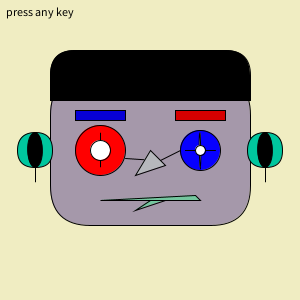
Frame 1 (no input)
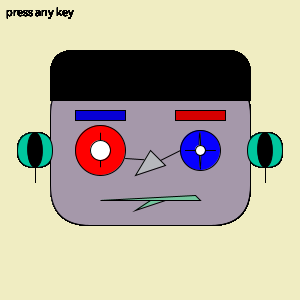
Frame 60 (the mouse pressed at the canvas centre just before this capture)
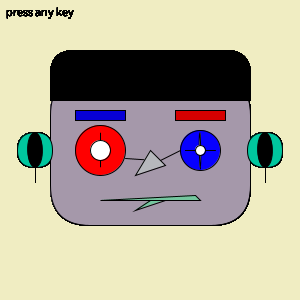
Frame 120 (the mouse held since frame 60 and released just before this capture)

The Processing sketch that drew these frames (run headless with seeded random() and noise(); from frame 60 on, the mouse is pressed at the canvas centre):

// Processing sketch: processing_132361
// ── processing_132361.pde


 
boolean flipFlop = false;
String keyPrompt = "press any key";
int eyecolor;
int headcolor; 
int brow;
int browcolor; 
int eyesize;
int mouth; 
int mouth2;
int innerear1;
int innerear2;
int earcolor;
int nose;
int nosecolor;
int haircolor;

void setup(){
  size(300, 300);
  background(240,237,194);
  textSize(12);

}
 
void draw(){
  if (flipFlop == false){
  eyecolor=0;
  headcolor=152;
  brow=50;
  browcolor=214;
  eyesize=0;
  mouth=15;
  innerear1=115;
  innerear2=-115;
  earcolor=116;
  nose=15;
  nosecolor=188;
  mouth2=50;
  haircolor=0;
  }
  if (flipFlop == true){
  eyecolor=255;
  headcolor=42;
  brow=95;
  browcolor=152;
  eyesize=89;
  mouth=100;
  innerear1=50;
  innerear2=50;
  earcolor=20;
  nose=50;
  nosecolor=50;
  mouth2=30;
  haircolor=216;
 
  }
  makeFace();
  smooth();
  text(keyPrompt,-145,-135);
}
 
void keyPressed(){
  flipFlop =! flipFlop;
  keyPrompt = ("");
}
 
void makeFace(){
  translate(150,150);
rectMode(CENTER);

//head
fill(165,headcolor,170);
rect(0,0,200,150,40);


//eyes
fill(255,eyecolor,0);
ellipse(-50,0,50,50 );
arc(-50, 0, eyesize, 35, -35, 50);

fill(7,eyecolor,255);
ellipse(50,0,40,40);

fill(255,255,255);
arc(50, 2, 0, 35, -35, 50);
arc(50, 0, 2, 35, -35, 50);
arc(50, 2, 50, 35, 20, 20);
line(35, 0, 65, 0);
line(35, 0, 60, 0);


fill(255,255,255);
ellipse(-50,0,20,20);

fill(255,255,255);
ellipse(50,0,10,10);

//ears
fill(eyecolor,198,158);
rect(115,0,35,35,50);

fill(eyecolor,198,158);
rect(-115,0,35,35,50);

fill(0,0,0);
arc(innerear1, 0, 15, 35, -35, 50);
arc(innerear2, 0, 15, 35, -35, 50);
arc(115, 15, 0, 35, -35, 50);
arc(-115, 15, 0, 35, -35, 50);



//lines
fill(230,121,245);
line(30, 0, 10, 10);
line(-25, 8, 5,10);

//mouth

fill(116,198,158);
triangle(0, 50, -15, 60, mouth, 50); 
fill(116,198,158);
triangle(45,45, -50, mouth2, 50, 50); 

//nose
fill(182,184,nosecolor);
triangle(0, 0, -15, 25, 15, nose);  

//brows
fill(browcolor,0,0);
rect(50, -35, brow, 10);
fill(7,0,browcolor);
rect(-50, -35, brow, 10); 

//hair
fill(0,haircolor,0);
rect(0, -75, 200, 50, 100, 60, 0, 0);
 
}
